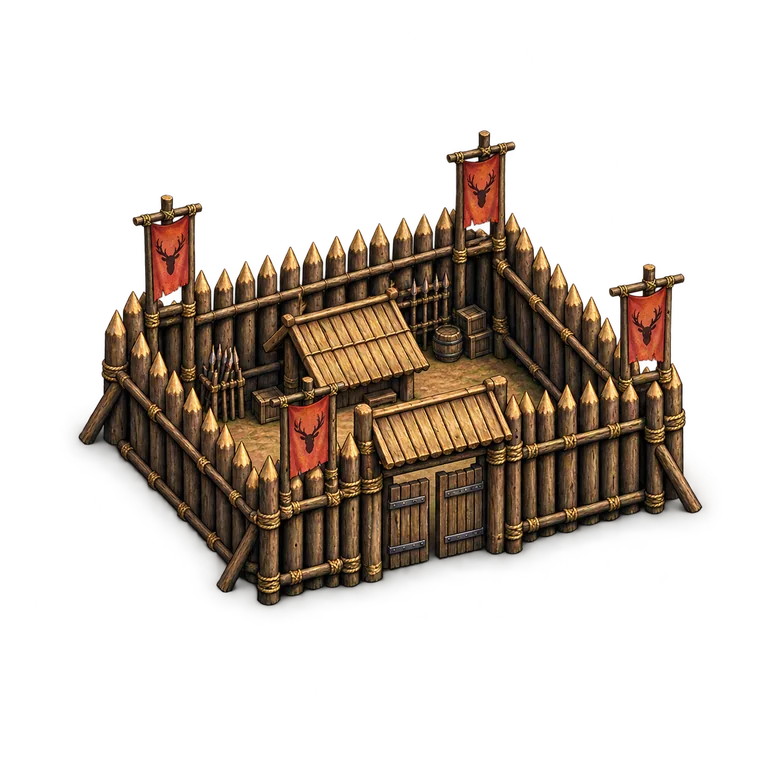
#> input picture assets/level-04-julu/fort-v1.webp, 768 x 768 px, given in place of rough-v1.png, which was not available
$ python -i build_julu_aligned_map.py   (imports and definitions only)
#> lines starting #> are read from the running program, lines starting #| are printed output that depends on the picture; pictures that were not available may be replaced by others from this repository, and a replacement may not be noted
#!/usr/bin/env python3
"""Build the release Julu art with a strict 18x18 terrain-to-pixel contract."""
from __future__ import annotations

import json
import random
from pathlib import Path
from PIL import Image, ImageChops, ImageDraw, ImageEnhance, ImageFilter

ROOT=Path(__file__).resolve().parents[1]
DATA=ROOT/'docs/original-audit/level-04-julu-map.json'
OUTPUT=ROOT/'assets-master/level-04-julu/julu-map-aligned-v3.png'
SIZE=2048

# [1 line that did not run here, left out]
# [1 line that did not run here, left out]
def texture(filename, color=1.0, contrast=1.0, brightness=1.0):
#> called with filename = 'rough-v1.png', color = 0.84, contrast = 1.01, brightness = 0.91
    image=Image.open(ROOT/'assets-master/level-04-julu/terrain-textures'/filename).convert('RGB').resize((SIZE,SIZE),Image.Resampling.LANCZOS)
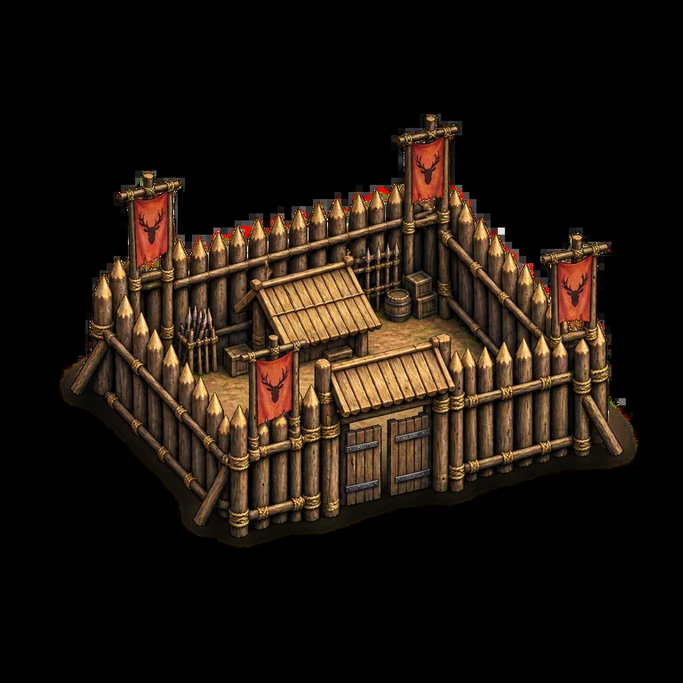
#> image: PIL image 2048x2048 RGB (shown at 1/3 size); mean R, G, B 31, 21.9, 14.2
    image=ImageEnhance.Color(image).enhance(color)
    image=ImageEnhance.Contrast(image).enhance(contrast)
    image=ImageEnhance.Brightness(image).enhance(brightness)
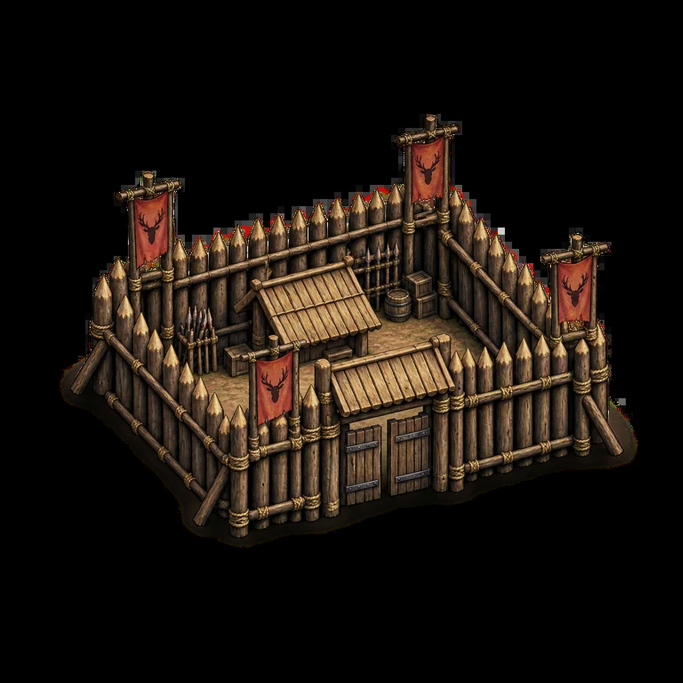
#> image: PIL image 2048x2048 RGB (shown at 1/3 size); mean R, G, B 26.9, 19.9, 13.9
    return image.filter(ImageFilter.UnsharpMask(radius=1.2,percent=90,threshold=3))

# [7 lines that did not run here, left out]
#> call 2 of texture, with filename = 'cliff-v1.png', color = 0.76, contrast = 1.06, brightness = 0.86
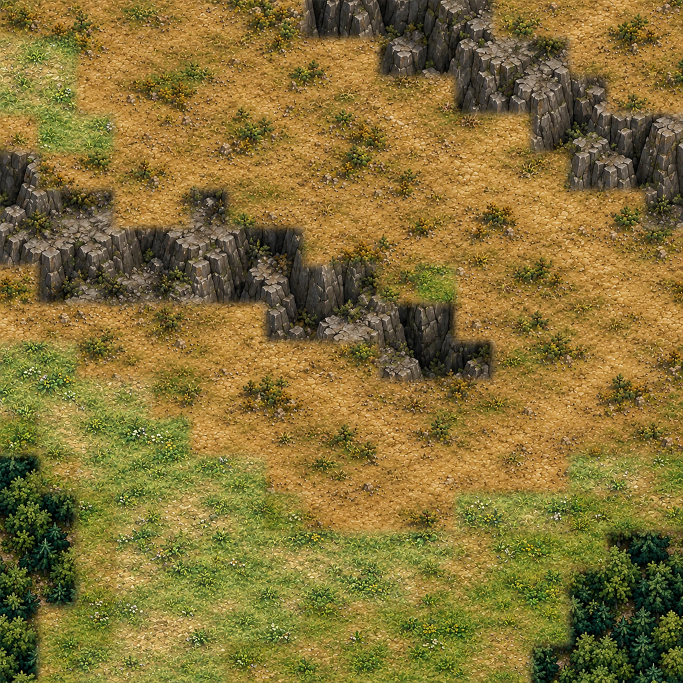
#> input picture assets/level-04-julu/julu-map-aligned-v3.webp, 2048 x 2048 px, given in place of cliff-v1.png, which was not available (shown at 1/3 size)
#> in texture, image is the input picture: PIL image 2048x2048 RGB; mean R, G, B 131.9, 112.9, 54.9
#> in texture (call 2), `image=ImageEnhance.Brightness(image).enhance(brightness)`:
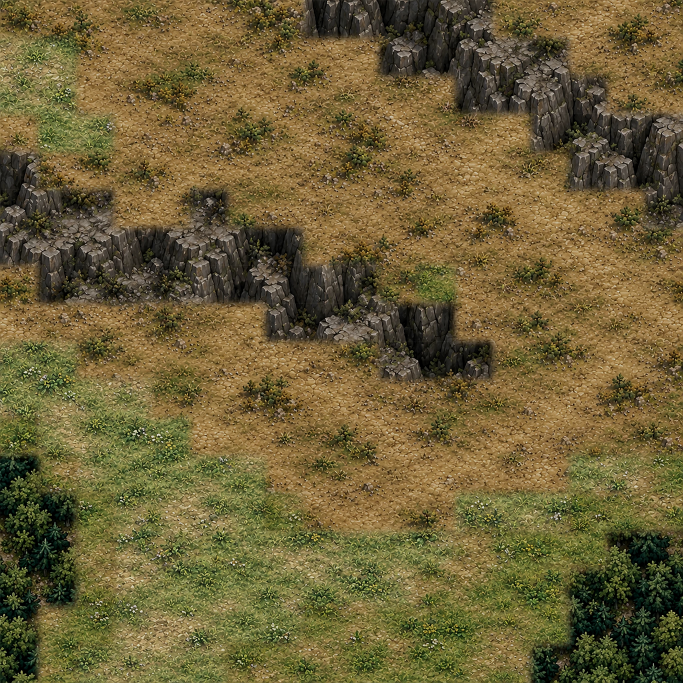
#> image: PIL image 2048x2048 RGB (shown at 1/3 size); mean R, G, B 108.8, 95.6, 55.4
#> call 3 of texture, with filename = 'grass-v1.png', color = 0.76, contrast = 0.98, brightness = 1.02
#> in texture (call 3), `image=ImageEnhance.Brightness(image).enhance(brightness)`:
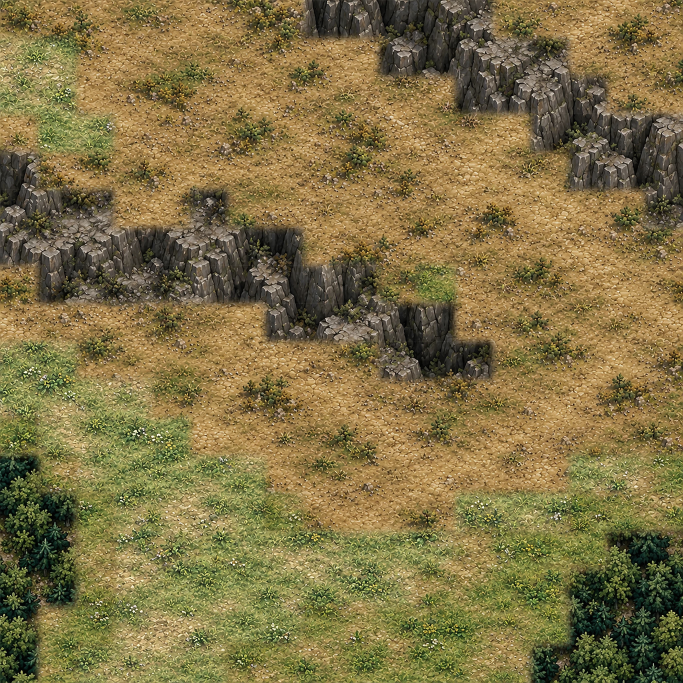
#> image: PIL image 2048x2048 RGB (shown at 1/3 size); mean R, G, B 127.9, 113.5, 69.3

def bounds(index):
    return round(index*SIZE/18),round((index+1)*SIZE/18)

# [1 line that did not run here, left out]
# [1 line that did not run here, left out]
# [14 lines not run here, left out]

# [1 line that did not run here, left out]
# [6 lines not run here, left out]
noise=Image.new('RGBA',(SIZE,SIZE),(0,0,0,0));nd=ImageDraw.Draw(noise)
#> noise: PIL image 2048x2048 RGBA; every value is 0
# [4 lines not run here, left out]
# [1 line that did not run here, left out]

# True square cells are intentionally readable at high zoom and on touch
# screens; the line is subtle enough to disappear at overview scale.
grid=Image.new('RGBA',(SIZE,SIZE),(0,0,0,0));gd=ImageDraw.Draw(grid)
# [4 lines not run here, left out]
# [1 line that did not run here, left out]
# [2 lines not run here, left out]

>>> result = texture('../assets/level-04-julu/fort-v1.webp')
